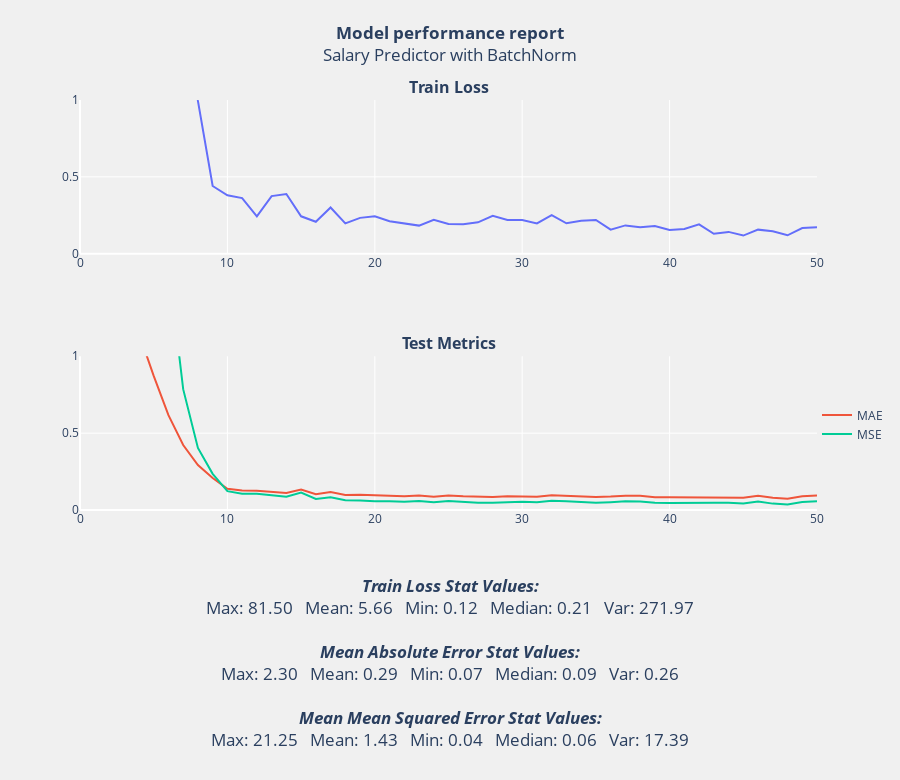

This figure's notebook cell:
### Code cell
draw_loss_acc_plot('Salary Predictor with BatchNorm and Two Additional Layer', train_loss_4, list_mae_4, list_mse_4)

### Figure 1 — Plotly figure (JSON) as saved in the notebook; plotly's stock layout.template omitted (floating-point values rounded to 4 significant figures)
{"data": [{"mode": "lines", "name": "Train Loss", "showlegend": false, "type": "scatter", "x": [0, 1, 2, 3, 4, 5, 6, 7, 8, 9, 10, 11, 12, 13, 14, 15, 16, 17, 18, 19, 20, 21, 22, 23, 24, 25, 26, 27, 28, 29, 30, 31, 32, 33, 34, 35, 36, 37, 38, 39, 40, 41, 42, 43, 44, 45, 46, 47, 48, 49, 50], "xaxis": "x", "y": [81.5, 65.27, 50.27, 36.62, 22.84, 11.97, 7.861, 2.361, 0.9939, 0.4406, 0.3799, 0.3622, 0.2435, 0.3748, 0.3886, 0.2435, 0.2081, 0.3008, 0.1971, 0.2334, 0.2436, 0.2116, 0.1971, 0.1831, 0.2209, 0.1939, 0.1926, 0.2045, 0.2461, 0.2191, 0.2195, 0.1972, 0.251, 0.1982, 0.2149, 0.2202, 0.1568, 0.1843, 0.1723, 0.1802, 0.1544, 0.1608, 0.1915, 0.1299, 0.1421, 0.1183, 0.1568, 0.1463, 0.1201, 0.1668, 0.1717], "yaxis": "y"}, {"mode": "lines", "name": "MAE", "type": "scatter", "x": [0, 1, 2, 3, 4, 5, 6, 7, 8, 9, 10, 11, 12, 13, 14, 15, 16, 17, 18, 19, 20, 21, 22, 23, 24, 25, 26, 27, 28, 29, 30, 31, 32, 33, 34, 35, 36, 37, 38, 39, 40, 41, 42, 43, 44, 45, 46, 47, 48, 49, 50], "xaxis": "x2", "y": [2.301, 2.006, 1.754, 1.488, 1.149, 0.872, 0.6167, 0.4224, 0.2926, 0.2084, 0.1379, 0.1261, 0.125, 0.1192, 0.1112, 0.1325, 0.1024, 0.1172, 0.09827, 0.0993, 0.09374, 0.09219, 0.08982, 0.09443, 0.08649, 0.09432, 0.08863, 0.08408, 0.08421, 0.08921, 0.09036, 0.08674, 0.09645, 0.09326, 0.08923, 0.0847, 0.0875, 0.09283, 0.09226, 0.08367, 0.08292, 0.08216, 0.08348, 0.08549, 0.08462, 0.07984, 0.09278, 0.07898, 0.07286, 0.0897, 0.09484], "yaxis": "y2"}, {"mode": "lines", "name": "MSE", "type": "scatter", "x": [0, 1, 2, 3, 4, 5, 6, 7, 8, 9, 10, 11, 12, 13, 14, 15, 16, 17, 18, 19, 20, 21, 22, 23, 24, 25, 26, 27, 28, 29, 30, 31, 32, 33, 34, 35, 36, 37, 38, 39, 40, 41, 42, 43, 44, 45, 46, 47, 48, 49, 50], "xaxis": "x2", "y": [21.25, 16.2, 12.41, 8.962, 5.398, 3.14, 1.597, 0.7859, 0.4037, 0.2353, 0.1227, 0.1063, 0.1054, 0.0958, 0.08621, 0.1128, 0.0718, 0.08359, 0.06359, 0.06217, 0.05649, 0.05612, 0.05442, 0.05933, 0.05028, 0.05917, 0.05251, 0.04717, 0.04738, 0.05221, 0.05413, 0.04987, 0.06074, 0.05704, 0.05263, 0.04755, 0.05104, 0.05643, 0.05562, 0.04674, 0.04595, 0.045, 0.04654, 0.0479, 0.04758, 0.04236, 0.05546, 0.04151, 0.03626, 0.05174, 0.05714], "yaxis": "y2"}], "layout": {"annotations": [{"font": {"size": 16}, "showarrow": false, "text": "<b>Train Loss</b>", "x": 0.5, "xanchor": "center", "xref": "paper", "y": 1, "yanchor": "bottom", "yref": "paper"}, {"font": {"size": 16}, "showarrow": false, "text": "<b>Test Metrics</b>", "x": 0.5, "xanchor": "center", "xref": "paper", "y": 0.375, "yanchor": "bottom", "yref": "paper"}], "autosize": false, "height": 780, "legend": {"x": 1, "y": 0.15}, "margin": {"b": 270}, "paper_bgcolor": "rgba(240, 240, 240, 0.95)", "plot_bgcolor": "rgba(240, 240, 240, 0.95)", "title": {"text": "<b>Model performance report</b><br>Salary Predictor with BatchNorm<br><br><br><br><br><br><br><br><br><br><br><br><br><br><br><br><br><br><br><br><br><br><br><br><b><i>Train Loss Stat Values:</i></b><br>Max: 81.50   Mean: 5.66   Min: 0.12   Median: 0.21   Var: 271.97<br><br><b><i>Mean Absolute Error Stat Values:</i></b><br>Max: 2.30   Mean: 0.29   Min: 0.07   Median: 0.09   Var: 0.26<br><br><b><i>Mean Mean Squared Error Stat Values:</i></b><br>Max: 21.25   Mean: 1.43   Min: 0.04   Median: 0.06   Var: 17.39", "x": 0.5, "xanchor": "center", "y": 0.95, "yanchor": "top"}, "width": 900, "xaxis": {"anchor": "y", "domain": [0, 1]}, "xaxis2": {"anchor": "y2", "domain": [0, 1]}, "yaxis": {"anchor": "x", "domain": [0.625, 1], "range": [0, 1]}, "yaxis2": {"anchor": "x2", "domain": [0, 0.375], "range": [0, 1]}}}
